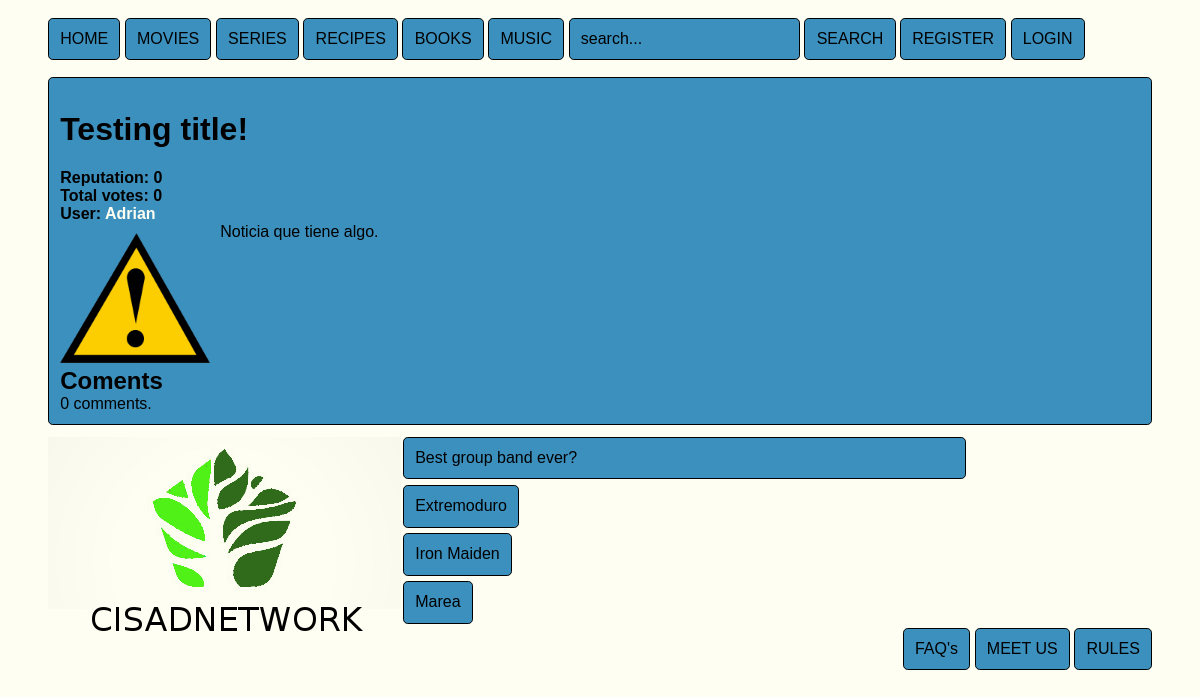
Page /index.php?type=news&id=1 on the earlier database version.
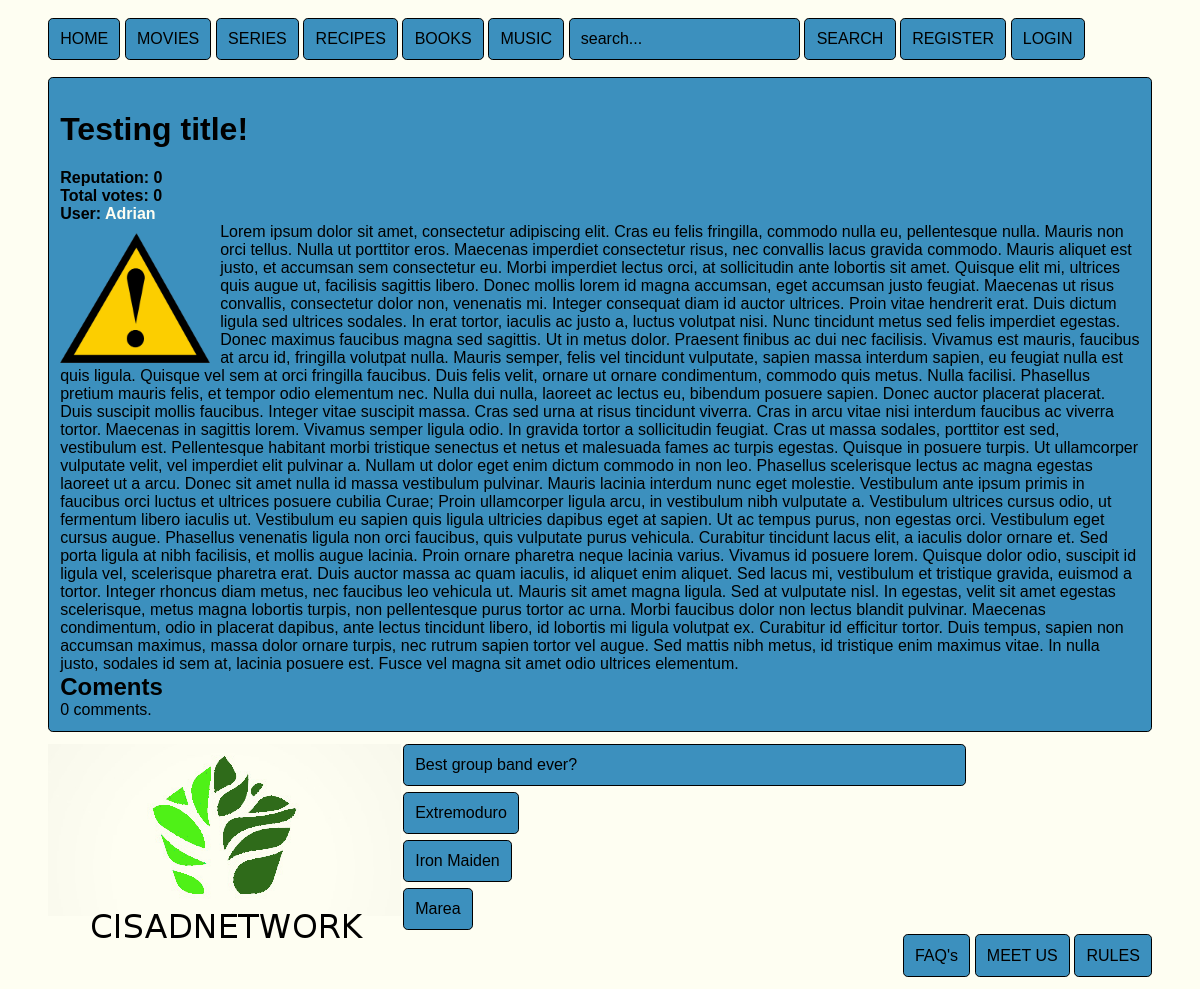
Same page on the later database version.
### tables this page shows
CREATE TABLE news (
    idnews INT PRIMARY KEY AUTO_INCREMENT,
    idusers INT NOT NULL,
    name VARCHAR(100) NOT NULL,
    imageurl VARCHAR(250) NOT NULL DEFAULT "error.png",
    description TEXT NOT NULL,
    date VARCHAR(10) NOT NULL,
    average FLOAT DEFAULT 0,
    totalvotes INT DEFAULT 0,
    FOREIGN KEY (idusers)
        REFERENCES users (idusers)
);

### index.php (called while the page is built, shortened)
<?php
    include './models/classes/Connection.php';
    include './views/head.php';
    include './models/functions.php';
    include './controler/controler.php';
    include './views/upperWrapper.php';
    include $toInclude;
    include './views/footerWrapper.php';
    include './views/bottom.php';
?>

### models/classes/Connection.php (called while the page is built, shortened)
<?php
    class Connection {
        private $connection;
        function __construct($host, $user, $pass, $dataBase) {
            if ($dataBase == null) {
                $this->connection = new mysqli($host, $user, $pass);
            } else {
                $this->connection = new mysqli($host, $user, $pass, $dataBase);
            }
        }
        function query($query) {
            return $this->connection->query($query);
        }
    }
?>

### models/classes/News.php (called while the page is built, shortened)
<?php
    class News {
        private $idusers;
        private $name;
        private $imageurl;
        private $description;
        private $average;
        private $totalvotes;
        function __construct($idnews, $idusers, $name, $imageurl, $description, $date, $average, $totalvotes) {
            $this->idusers = $idusers;
            $this->name = $name;
            $this->imageurl = $imageurl;
            $this->description = $description;
            $this->average = $average;
            $this->totalvotes = $totalvotes;
        }
        function getIdusers() {
            return $this->idusers;
        }
        function getName() {
            return $this->name;
        }
        function getImageurl() {
            return $this->imageurl;
        }
        function getDescription() {
            return $this->description;
        }
        function getAverage() {
            return $this->average;
        }
        function getTotalvotes() {
            return $this->totalvotes;
        }
        function getUsersName($link) {
                $query = 'select name from users where idusers = '.$this->idusers.';';
                $result = $link->query($query);
                if ($result->num_rows == 0) {
                    return "This user doesn't exists!";
                } else {
                    foreach ($result as $user) {
                        return $user['name'];
                    }
                }
        }
    }
?>

### views/details/news.php (the view, shortened to what this page needs)
<?php
    include './models/classes/News.php';
    $factory = new Factory('news', $link);
    $object = $factory->loadDetail();
    $query = 'select * from news where idnews = '.$_GET['id'].';';
    $result = $link->query($query);
    if ($result->num_rows == 0) {
        unset($result);
    } else {
        foreach ($result as $new) {
            $new = new News($new['idnews'],
                            $new['idusers'],
                            $new['name'],
                            $new['imageurl'],
                            $new['description'],
                            $new['date'],
                            $new['average'],
                            $new['totalvotes']);
        }
    }
?>
<div class='newDiv'>
    <div class='infoHeaders'>
        <h1><?php echo $new->getName(); ?></h1>
        <h4>Reputation: <?php echo $new->getAverage(); ?></h4>
        <h4>Total votes: <?php echo $new->getTotalvotes(); ?></h4>
        <h4>User: <a href="<?php echo 'index.php?type=users&id='.$new->getIdusers(); ?>"><?php echo $new->getUsersName($link); ?></a></h4>
    </div>
    <div class='newImage'>
        <img src="images/<?php echo $new->getImageurl(); ?>" />
    </div>
    <div>
        <p>
            <?php echo $new->getDescription(); ?>
        </p>
    </div>
    <div style="clear: both;">
    </div>
</div>

Differences in the rows shown:
changed news "Testing title!": description "Noticia que tiene algo." → "Lorem ipsum dolor sit amet, consectetur adipiscing elit. Cras eu felis fringilla, commodo nulla eu, pellentesque nulla. Mauris non orci tellus. Nulla ut porttitor eros. Maecenas imperdiet consectetur risus, nec convallis lacus gravida commodo. Mauris aliquet est justo, et accumsan sem consectetur eu. Morbi imperdiet lectus orci, at sollicitudin ante lobortis sit amet. Quisque elit mi, ultrices quis augue ut, facilisis sagittis libero. Donec mollis lorem id magna accumsan, eget accumsan justo feugiat. Maecenas ut risus convallis, consectetur dolor non, venenatis mi. Integer consequat diam id auctor ultrices. Proin vitae hendrerit erat. Duis dictum ligula sed ultrices sodales. In erat tortor,…"
